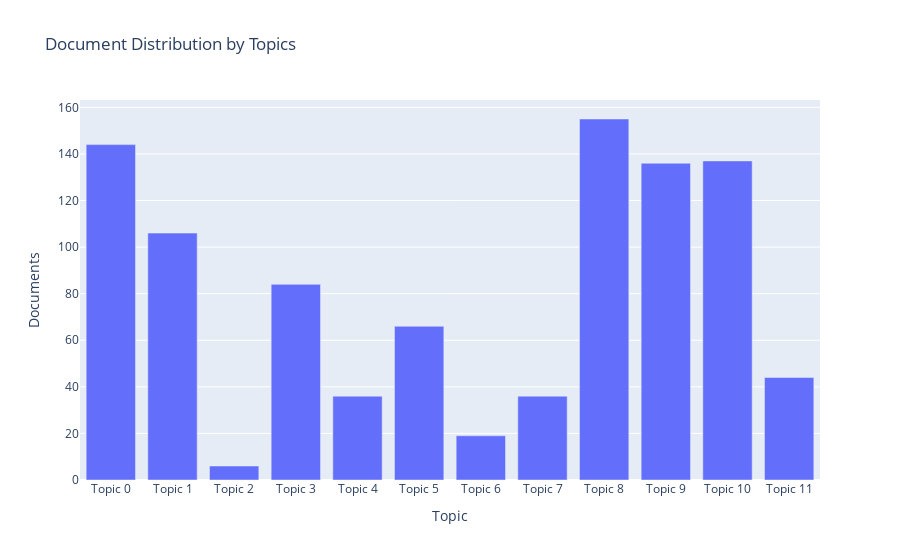

Here is the notebook cell this chart was saved with:
### Code cell
plot_model(tuned_unsupervised, plot = 'topic_distribution')

### Figure 1 — Plotly figure (JSON) as saved in the notebook; plotly's stock layout.template omitted (floating-point values rounded to 4 significant figures)
{"data": [{"alignmentgroup": "True", "customdata": [["concentration, water, temperature, surface, growth, cell, different, rate, strain, observe"], ["user, group, social, work, different, learn, support, provide, relationship, make"], ["production, control, difference, pour, cost, agent, region, poverty, plan, country"], ["gene, strain, protein, isolate, group, agent, cell, sequence, infection, different"], ["plant, specie, temperature, topic, treatment, seed, site, different, response, stress"], ["specie, forest, tree, plant, urban, population, change, land, different, number"], ["region, development, regional, higher_education_institution, sector, national, economic, programme, innovation, wood"], ["plant, population, control, cotton, soil, specie, trait, different, number, evaluate"], ["temperature, water, change, surface, different, period, measure, observe, production, region"], ["number, different, parameter, point, space, algorithm, approach, instance, propose, site"], ["cell, protein, expression, human, insulin, control, reduce, receptor, concentration, associate"], ["water, site, specie, fish, abundance, change, region, structure, community, observe"]], "hovertemplate": "Topic=%{x}<br>Documents=%{y}<br>Keyword=%{customdata[0]}<extra></extra>", "legendgroup": "", "marker": {"color": "#636efa"}, "name": "", "offsetgroup": "", "orientation": "v", "showlegend": false, "textposition": "auto", "type": "bar", "x": ["Topic 0", "Topic 1", "Topic 2", "Topic 3", "Topic 4", "Topic 5", "Topic 6", "Topic 7", "Topic 8", "Topic 9", "Topic 10", "Topic 11"], "xaxis": "x", "y": [144, 106, 6, 84, 36, 66, 19, 36, 155, 136, 137, 44], "yaxis": "y"}], "layout": {"barmode": "relative", "legend": {"tracegroupgap": 0}, "title": {"text": "Document Distribution by Topics"}, "xaxis": {"anchor": "y", "domain": [0, 1], "title": {"text": "Topic"}}, "yaxis": {"anchor": "x", "domain": [0, 1], "title": {"text": "Documents"}}}}
